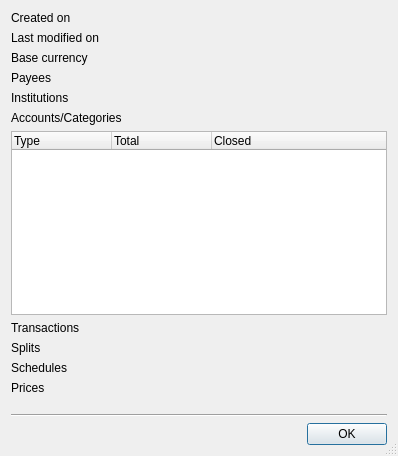
<?xml version="1.0" encoding="UTF-8"?>
<ui version="4.0">
 <class>KMyMoneyFileInfoDlg</class>
 <widget class="QDialog" name="KMyMoneyFileInfoDlg">
  <property name="geometry">
   <rect>
    <x>0</x>
    <y>0</y>
    <width>398</width>
    <height>456</height>
   </rect>
  </property>
  <property name="windowTitle">
   <string>File Information</string>
  </property>
  <property name="sizeGripEnabled">
   <bool>true</bool>
  </property>
  <property name="modal">
   <bool>true</bool>
  </property>
  <layout class="QVBoxLayout" name="verticalLayout">
   <item>
    <layout class="QGridLayout" name="gridLayout">
     <item row="0" column="0">
      <widget class="QLabel" name="textLabel3">
       <property name="text">
        <string>Created on</string>
       </property>
       <property name="wordWrap">
        <bool>false</bool>
       </property>
      </widget>
     </item>
     <item row="0" column="1">
      <widget class="QLabel" name="m_creationDate">
       <property name="text">
        <string/>
       </property>
       <property name="wordWrap">
        <bool>false</bool>
       </property>
      </widget>
     </item>
     <item row="1" column="0">
      <widget class="QLabel" name="textLabel4">
       <property name="text">
        <string>Last modified on</string>
       </property>
       <property name="wordWrap">
        <bool>false</bool>
       </property>
      </widget>
     </item>
     <item row="1" column="1">
      <widget class="QLabel" name="m_lastModificationDate">
       <property name="text">
        <string/>
       </property>
       <property name="wordWrap">
        <bool>false</bool>
       </property>
      </widget>
     </item>
     <item row="2" column="0">
      <widget class="QLabel" name="textLabel5">
       <property name="text">
        <string>Base currency</string>
       </property>
       <property name="wordWrap">
        <bool>false</bool>
       </property>
      </widget>
     </item>
     <item row="2" column="1">
      <widget class="QLabel" name="m_baseCurrency">
       <property name="text">
        <string/>
       </property>
       <property name="wordWrap">
        <bool>false</bool>
       </property>
      </widget>
     </item>
     <item row="3" column="0">
      <widget class="QLabel" name="textLabel10">
       <property name="text">
        <string>Payees</string>
       </property>
       <property name="wordWrap">
        <bool>false</bool>
       </property>
      </widget>
     </item>
     <item row="3" column="1">
      <widget class="QLabel" name="m_payeeCount">
       <property name="text">
        <string/>
       </property>
       <property name="wordWrap">
        <bool>false</bool>
       </property>
      </widget>
     </item>
     <item row="4" column="0">
      <widget class="QLabel" name="textLabel6">
       <property name="text">
        <string>Institutions</string>
       </property>
       <property name="wordWrap">
        <bool>false</bool>
       </property>
      </widget>
     </item>
     <item row="4" column="1">
      <widget class="QLabel" name="m_institutionCount">
       <property name="text">
        <string/>
       </property>
       <property name="wordWrap">
        <bool>false</bool>
       </property>
      </widget>
     </item>
     <item row="5" column="0">
      <widget class="QLabel" name="textLabel7">
       <property name="text">
        <string>Accounts/Categories</string>
       </property>
       <property name="wordWrap">
        <bool>false</bool>
       </property>
      </widget>
     </item>
     <item row="5" column="1">
      <widget class="QLabel" name="m_accountCount">
       <property name="text">
        <string/>
       </property>
       <property name="wordWrap">
        <bool>false</bool>
       </property>
      </widget>
     </item>
     <item row="8" column="0">
      <widget class="QLabel" name="textLabel8">
       <property name="text">
        <string>Transactions</string>
       </property>
       <property name="wordWrap">
        <bool>false</bool>
       </property>
      </widget>
     </item>
     <item row="8" column="1">
      <widget class="QLabel" name="m_transactionCount">
       <property name="text">
        <string/>
       </property>
       <property name="wordWrap">
        <bool>false</bool>
       </property>
      </widget>
     </item>
     <item row="9" column="0">
      <widget class="QLabel" name="textLabel1">
       <property name="text">
        <string>Splits</string>
       </property>
       <property name="wordWrap">
        <bool>false</bool>
       </property>
      </widget>
     </item>
     <item row="9" column="1">
      <widget class="QLabel" name="m_splitCount">
       <property name="text">
        <string/>
       </property>
       <property name="wordWrap">
        <bool>false</bool>
       </property>
      </widget>
     </item>
     <item row="10" column="0">
      <widget class="QLabel" name="textLabel9">
       <property name="text">
        <string>Schedules</string>
       </property>
       <property name="wordWrap">
        <bool>false</bool>
       </property>
      </widget>
     </item>
     <item row="10" column="1">
      <widget class="QLabel" name="m_scheduleCount">
       <property name="text">
        <string/>
       </property>
       <property name="wordWrap">
        <bool>false</bool>
       </property>
      </widget>
     </item>
     <item row="11" column="0">
      <widget class="QLabel" name="textLabel19">
       <property name="text">
        <string>Prices</string>
       </property>
       <property name="wordWrap">
        <bool>false</bool>
       </property>
      </widget>
     </item>
     <item row="11" column="1">
      <widget class="QLabel" name="m_priceCount">
       <property name="text">
        <string/>
       </property>
       <property name="wordWrap">
        <bool>false</bool>
       </property>
      </widget>
     </item>
     <item row="6" column="0" colspan="2">
      <widget class="QTreeWidget" name="m_accountView">
       <property name="rootIsDecorated">
        <bool>false</bool>
       </property>
       <column>
        <property name="text">
         <string>Type</string>
        </property>
       </column>
       <column>
        <property name="text">
         <string>Total</string>
        </property>
       </column>
       <column>
        <property name="text">
         <string>Closed</string>
        </property>
       </column>
      </widget>
     </item>
    </layout>
   </item>
   <item>
    <spacer name="spacer4">
     <property name="orientation">
      <enum>Qt::Vertical</enum>
     </property>
     <property name="sizeType">
      <enum>QSizePolicy::Expanding</enum>
     </property>
     <property name="sizeHint" stdset="0">
      <size>
       <width>20</width>
       <height>20</height>
      </size>
     </property>
    </spacer>
   </item>
   <item>
    <widget class="Line" name="line1">
     <property name="frameShape">
      <enum>QFrame::HLine</enum>
     </property>
     <property name="frameShadow">
      <enum>QFrame::Sunken</enum>
     </property>
    </widget>
   </item>
   <item>
    <layout class="QHBoxLayout" name="horizontalLayout">
     <item>
      <widget class="QDialogButtonBox" name="buttonBox">
       <property name="standardButtons">
        <set>QDialogButtonBox::Ok</set>
       </property>
      </widget>
     </item>
    </layout>
   </item>
  </layout>
 </widget>
 <layoutdefault spacing="6" margin="11"/>
 <resources/>
 <connections>
  <connection>
   <sender>buttonBox</sender>
   <signal>rejected()</signal>
   <receiver>KMyMoneyFileInfoDlg</receiver>
   <slot>reject()</slot>
   <hints>
    <hint type="sourcelabel">
     <x>404</x>
     <y>454</y>
    </hint>
    <hint type="destinationlabel">
     <x>422</x>
     <y>400</y>
    </hint>
   </hints>
  </connection>
  <connection>
   <sender>buttonBox</sender>
   <signal>accepted()</signal>
   <receiver>KMyMoneyFileInfoDlg</receiver>
   <slot>accept()</slot>
   <hints>
    <hint type="sourcelabel">
     <x>336</x>
     <y>453</y>
    </hint>
    <hint type="destinationlabel">
     <x>356</x>
     <y>402</y>
    </hint>
   </hints>
  </connection>
 </connections>
</ui>
